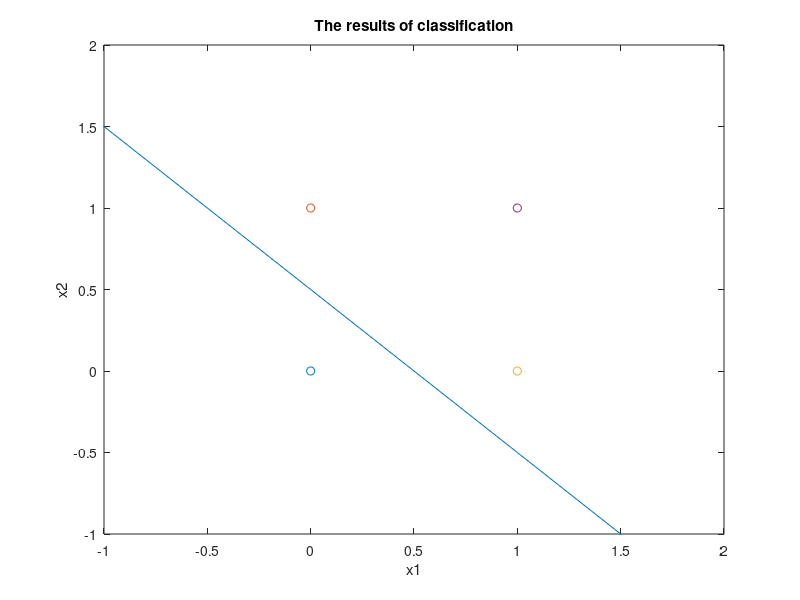
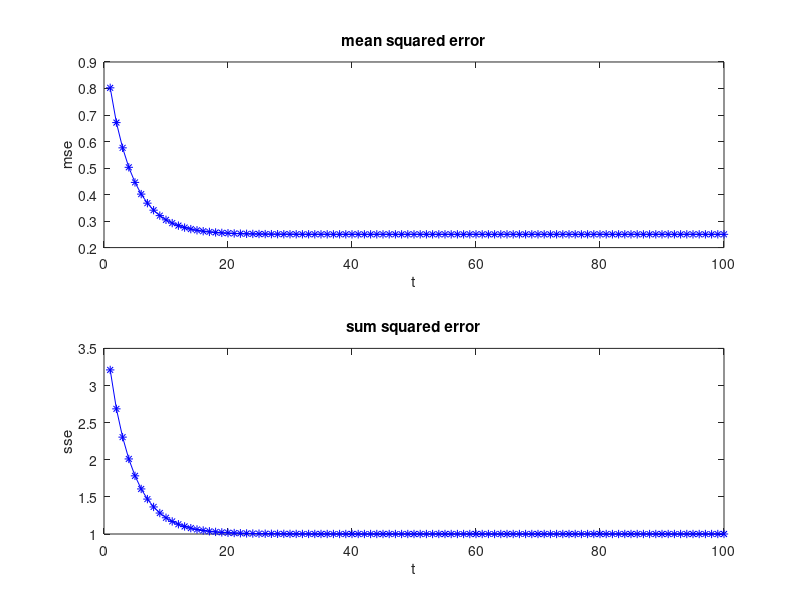

Recreate these plots in MATLAB, in order.
%{
Name   :  adaline - OR
Author :  Wang Yue
Date   :  2020.10.18   
%}
clear;

data = [0,0,1,-1;  %dataset(x1, x2, -threshold, y)
        0,1,1,1;
        1,0,1,1;
        1,1,1,1]; 
[d,n] = size(data); %d=datasize  n=#of x
x = data(:,1:3);    %data
z = data(:,4);      %ground truth
% w = rand(1,3);    %weight 
w = [0 0 1];        %weight
lr = 0.05;          %learning rate
E = 1;              %Error
E_threshold = 0.00001;
t = 0; 
iteration = 100;    %iteration
alpha = 1;   
while (E > E_threshold) && (t < iteration)
% for t=1:100
    t = t + 1; 
    %--------------
    for i=1:d 
        for j=1:d 
            y(j) = x(j,:)*w'*alpha; %Identity activition function
        end
        for k=1:d
            w = w + lr*(z(k)-y(k))*x(k,:);
        end
    end
    mse(t) = 1/d * ((y-z')*(y-z')'); %mean squared error
    sse(t) = ((y-z')*(y-z')'); %sum squared error
    E = mse(t); 
end

figure(1);%----------------------------------
%-----------line
X = -3:3; %x values for graph
Y = -(w(1,1)/w(1,2))*X-(w(1,3)/w(1,2)); %equation for graph
plot(X,Y);  axis([-1 2 -1 2]);
hold on;
%-------------spot
for i = 1:d
    if ( data(i,4)==1 )
        scatter(data(i,1),data(i,2),'b+');
        hold on;
    else
        scatter(data(i,1),data(i,2),'ro');
        hold on;
    end
end
title('The results of classification');
xlabel('x1') 
ylabel('x2') 
hold off;

figure(2);%----------------------------------------
a = 1:iteration;
b = mse;
c = sse;
subplot(2,1,1);plot(a,b, 'b*-'); 
title('mean squared error');
xlabel('t') ;
ylabel('mse') ;
hold on;
subplot(2,1,2);plot(a,c, 'b*-');
title('sum squared error');
xlabel('t') ;
ylabel('sse') ;
hold off;


